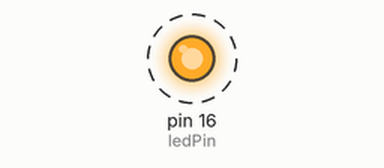
Simulated run of this sketch. Board: Arduino Uno, built with avr-gcc and run on an emulated ATmega328P. Shown: output pins drawn as LEDs (lit = HIGH). Dashed ring = blinking.

Above: at 0.5 s.
Timing chart, 0 to 4.6 s (numbered marks = the images above):
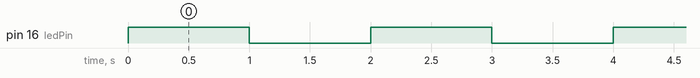

Measured:
- by itself, pin 16 (ledPin): alternates HIGH for 1.0 s and LOW for 1.0 s

The sketch:

led.ino
```cpp
const int ledPin = 16; // the pin number of the LED pin

// the setup function runs once when you press reset or power the board
void setup() {
  // initialize digital pin LED_BUILTIN as an output.
  pinMode(ledPin, OUTPUT);
}

// the loop function runs over and over again forever
void loop() {
  digitalWrite(ledPin, HIGH);  // turn the LED on (HIGH is the voltage level)
  delay(1000);                      // wait for a second
  digitalWrite(ledPin, LOW);   // turn the LED off by making the voltage LOW
  delay(1000);                      // wait for a second
}
```
